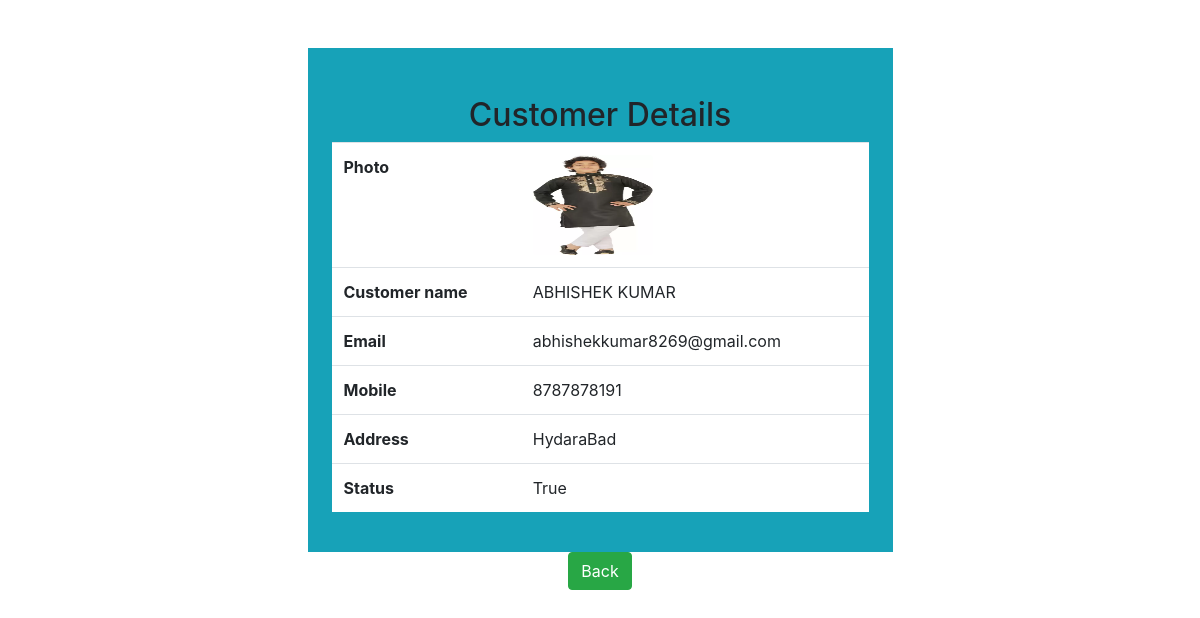
The page /view/27 on the database its author committed.
### cms/models.py (models this page shows, shortened)
class Customer(models.Model):
    image=models.ImageField(upload_to="uploads",default="a.png")
    name=models.CharField(max_length=100)
    mobile=models.CharField(max_length=10)
    email=models.EmailField(unique=True)
    address=models.TextField()
    joining_date=models.DateTimeField(auto_now=True)
    status=models.BooleanField(default=True)

### cms/views.py (the view)
# urls.py: path('view/<eid>', views.viewCustomer),
def viewCustomer(request,eid=None):
    mydict={}
    one_rec = Customer.objects.get(pk=eid)
    mydict['customer']=one_rec
    return render(request,'''view.html''',mydict)

### cms/templates/view.html (shortened to what this page needs)
<!DOCTYPE html>
<html lang="en">
<head>
    <link rel="stylesheet" href="https://cdn.jsdelivr.net/npm/bootstrap@4.6.1/dist/css/bootstrap.min.css">
</head>
<body>
<div class="container-fluid my-5">
    <div class="w-50 m-auto p-4 bg-info ">
        <h2 class="text-center mt-4"> Customer Details</h2>
        <table class="table bg-white">
            <tr>
                <th>Photo</th>
                <td><img src="/media/{{customer.image}} " class="rounded  d-block" height="100px" width="120px"></td>
            </tr>
            <tr>
                <th>Customer name</th>
                <td>{{customer.name}}</td>
            </tr>
            <tr>
                <th> Email</th>
                <td>{{customer.email}}</td>
            </tr>
            <tr>
                <th> Mobile</th>
                <td>{{customer.mobile}}</td>
            </tr>
            <tr>
                <th>Address</th>
                <td>{{customer.address}}</td>
            </tr>
            <tr>
                <th>Status</th>
                <td>{{customer.status}}</td>
            </tr>
        </table>
    </div>
    <div class="text-center">
        </button><a href="/" class="btn btn-success"> Back </button></a>
    </div>
</div>
</body>
</html>

### rows shown on the page
Customer: image (picture), name "ABHISHEK KUMAR", email "abhishekkumar8269@gmail.com", mobile "8787878191", address "HydaraBad", status "True"
